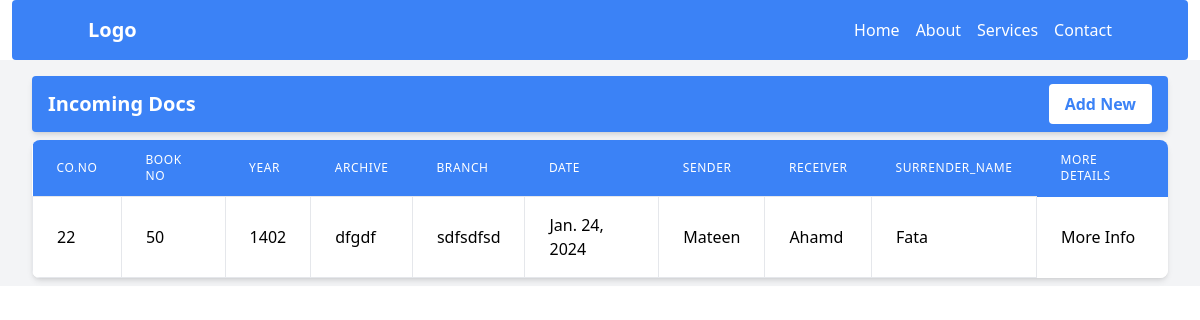
The page /records/incomingDoc/ on the database as committed earlier.
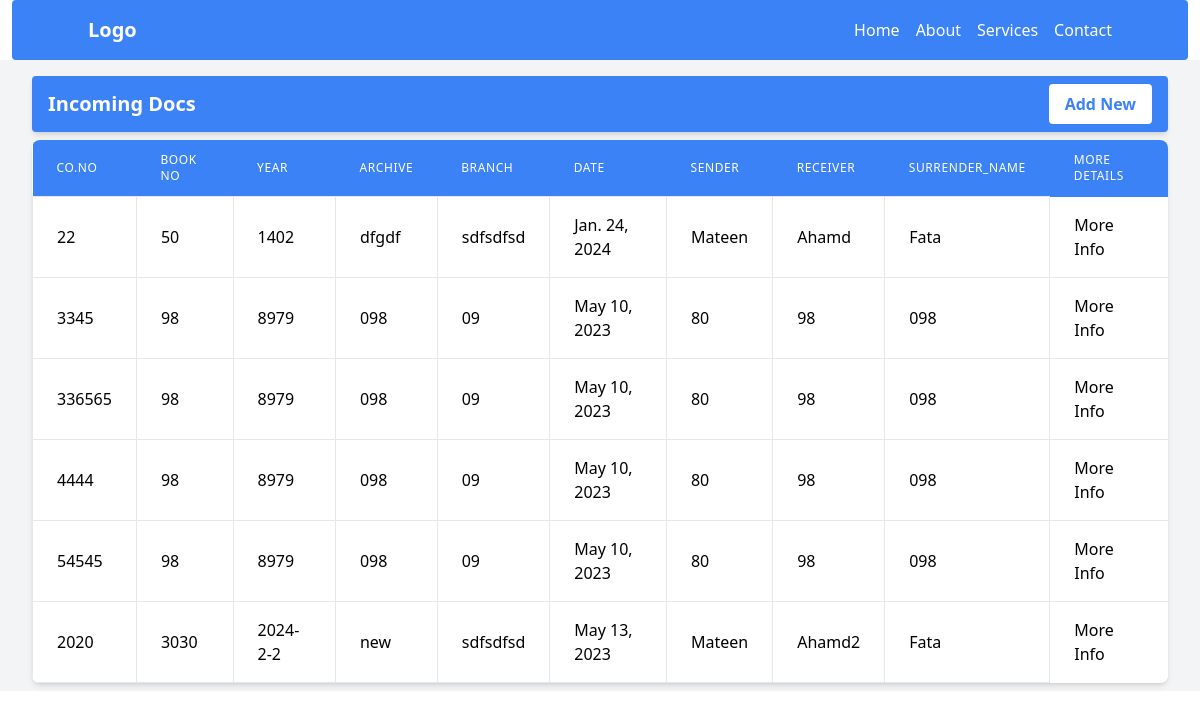
The same page on the database as committed later.
### records/models.py (models this page shows)
class IncomingDoc(models.Model):
    continuos_number = models.IntegerField(unique=True)
    book_no = models.IntegerField()
    page_no = models.IntegerField()
    year    = models.CharField(max_length=20, null=True, blank=True)
    archive = models.CharField(max_length=200, null=True, blank=True)
    branch  = models.CharField(max_length=200, null=True, blank=True)
    date = models.DateField(null=True, blank= True)
    sender = models.CharField(max_length=200)
    receiver = models.CharField(max_length=200)
    number = models.IntegerField()
    Surrender_name =models.CharField(max_length=200)
    Surrender_date = models.DateField()
    register_number = models.IntegerField()
    image = models.ImageField(upload_to="records/incomingdocs/images", null=True, blank=True)
    remarks = models.TextField()
    def __str__(self):
        return f"Continuous number: {self.continuos_number}"

### records/views.py (the view)
# urls.py: path('incomingDoc/', views.incomingDoc, name='incomingDoc'),
def incomingDoc(request):
    incomingDocs = IncomingDoc.objects.all()
    print(incomingDocs)
    return render (request, 'records/incomingDocs.html', {
        'incomingDocs': incomingDocs,
        })

### records/templates/records/incomingDocs.html
{% extends 'base.html' %}
{% load static %}
{% block content %}
    <div class=" bg-gray-100 flex flex-col items-start justify-center py-2 px-8">
        <div class="p-4 py-2  my-2 rounded text-white bg-blue-500 flex justify-between items-center shadow-md overflow-hidden w-full">
            <h4 class="text-xl font-bold">Incoming Docs</h4>
            <a href="{% url 'records:addIncomingDoc' %}">
                <button class="bg-white text-blue-500 hover:text-white hover:bg-blue-700 font-bold px-4 py-2 rounded">Add New</button>
            </a>
        </div>
        <div class="bg-white shadow-md rounded-lg overflow-hidden w-full">
            <table class="min-w-full">
                <thead>
                    <tr>
                        <th class="px-6 py-3 bg-blue-500 text-left text-xs leading-4 font-medium text-white  uppercase tracking-wider">Co.No</th>
                        <th class="px-6 py-3 bg-blue-500 text-left text-xs leading-4 font-medium text-white uppercase tracking-wider">Book No</th>
                        <th class="px-6 py-3 bg-blue-500 text-left text-xs leading-4 font-medium text-white uppercase tracking-wider">Year</th>
                        <th class="px-6 py-3 bg-blue-500 text-left text-xs leading-4 font-medium text-white uppercase tracking-wider">Archive</th>
                        <th class="px-6 py-3 bg-blue-500 text-left text-xs leading-4 font-medium text-white uppercase tracking-wider">Branch</th>
                        <th class="px-6 py-3 bg-blue-500 text-left text-xs leading-4 font-medium text-white uppercase tracking-wider">Date</th>
                        <th class="px-6 py-3 bg-blue-500 text-left text-xs leading-4 font-medium text-white uppercase tracking-wider">Sender</th>
                        <th class="px-6 py-3 bg-blue-500 text-left text-xs leading-4 font-medium text-white uppercase tracking-wider">Receiver</th>
                        <th class="px-6 py-3 bg-blue-500 text-left text-xs leading-4 font-medium text-white uppercase tracking-wider">Surrender_name</th>
                        <th class="px-6 py-3 bg-blue-500 text-left text-xs leading-4 font-medium text-white uppercase tracking-wider">More Details</th>
                    </tr>
                </thead>
                <tbody class="bg-white divide-y divide-gray-200">
                    {% for incomingDoc in incomingDocs %}
                            <tr class="hover:bg-blue-50">
                                <td class="px-6 py-4 whitespace-no-wrap border">{{incomingDoc.continuos_number}}</td>
                                <td class="px-6 py-4 whitespace-no-wrap border">{{incomingDoc.book_no}}</td>
                                <td class="px-6 py-4 whitespace-no-wrap border">{{incomingDoc.year}}</td>
                                <td class="px-6 py-4 whitespace-no-wrap border">{{incomingDoc.archive}}</td>
                                <td class="px-6 py-4 whitespace-no-wrap border">{{incomingDoc.branch}}</td>
                                <td class="px-6 py-4 whitespace-no-wrap border">{{incomingDoc.date}}</td>
                                <td class="px-6 py-4 whitespace-no-wrap border">{{incomingDoc.sender}}</td>
                                <td class="px-6 py-4 whitespace-no-wrap border">{{incomingDoc.receiver}}</td>
                                <td class="px-6 py-4 whitespace-no-wrap border">{{incomingDoc.Surrender_name}}</td>
                                <td class="px-6 py-4 whitespace-no-wrap borde ">
                                    <a href="{% url 'records:IncomingDocDetails' incomingDoc.id %}">
                                    More Info
                                    </a>
                                </td>
                            </tr>
                    {% endfor %}
                </tbody>
            </table>
        </div>
    </div>
{% endblock %}

Rows that differ between the two databases and show on the page:
added IncomingDoc: continuos_number "3345", book_no "98", year "8979", archive "098", branch "09", date "May 10, 2023", sender "80", receiver "98", Surrender_name "098"
added IncomingDoc: continuos_number "336565", book_no "98", year "8979", archive "098", branch "09", date "May 10, 2023", sender "80", receiver "98", Surrender_name "098"
added IncomingDoc: continuos_number "4444", book_no "98", year "8979", archive "098", branch "09", date "May 10, 2023", sender "80", receiver "98", Surrender_name "098"
added IncomingDoc: continuos_number "54545", book_no "98", year "8979", archive "098", branch "09", date "May 10, 2023", sender "80", receiver "98", Surrender_name "098"
added IncomingDoc: continuos_number "2020", book_no "3030", year "2024-2-2", archive "new", branch "sdfsdfsd", date "May 13, 2023", sender "Mateen", receiver "Ahamd2", Surrender_name "Fata"
